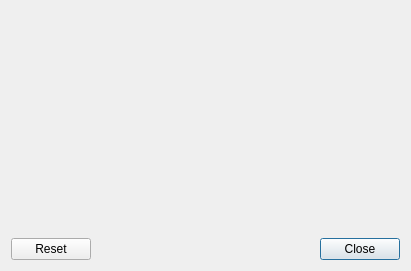
<?xml version="1.0" encoding="UTF-8"?>
<ui version="4.0" >
 <class>toMessageUI</class>
 <widget class="QDialog" name="toMessageUI" >
  <property name="geometry" >
   <rect>
    <x>0</x>
    <y>0</y>
    <width>411</width>
    <height>271</height>
   </rect>
  </property>
  <property name="windowTitle" >
   <string>Warning message</string>
  </property>
  <layout class="QGridLayout" >
   <item row="0" column="0" >
    <widget class="toScintilla" native="1" name="Message" >
     <property name="sizePolicy" >
      <sizepolicy vsizetype="Expanding" hsizetype="Expanding" >
       <horstretch>0</horstretch>
       <verstretch>0</verstretch>
      </sizepolicy>
     </property>
    </widget>
   </item>
   <item row="1" column="0" >
    <widget class="QDialogButtonBox" name="buttonBox" >
     <property name="orientation" >
      <enum>Qt::Horizontal</enum>
     </property>
     <property name="standardButtons" >
      <set>QDialogButtonBox::Close|QDialogButtonBox::Reset</set>
     </property>
    </widget>
   </item>
  </layout>
 </widget>
 <customwidgets>
  <customwidget>
   <class>toScintilla</class>
   <extends>QWidget</extends>
   <header>widgets/toscintilla.h</header>
  </customwidget>
 </customwidgets>
 <resources/>
 <connections/>
</ui>
